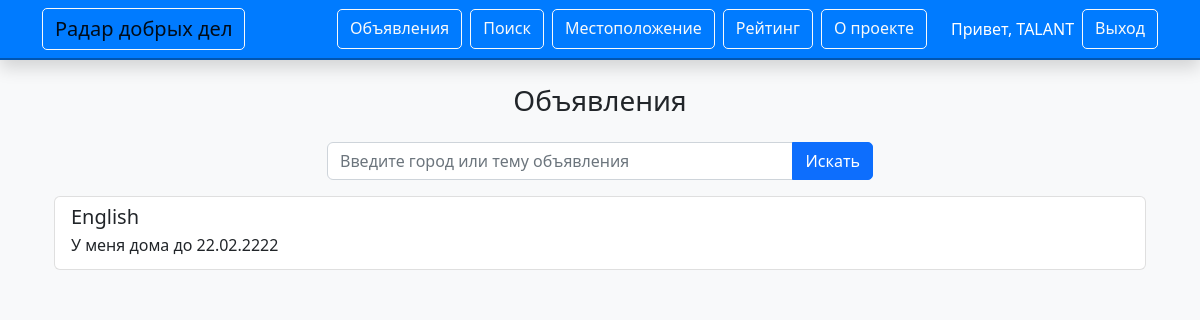
The page /announcements (signed in) on the database as committed earlier.
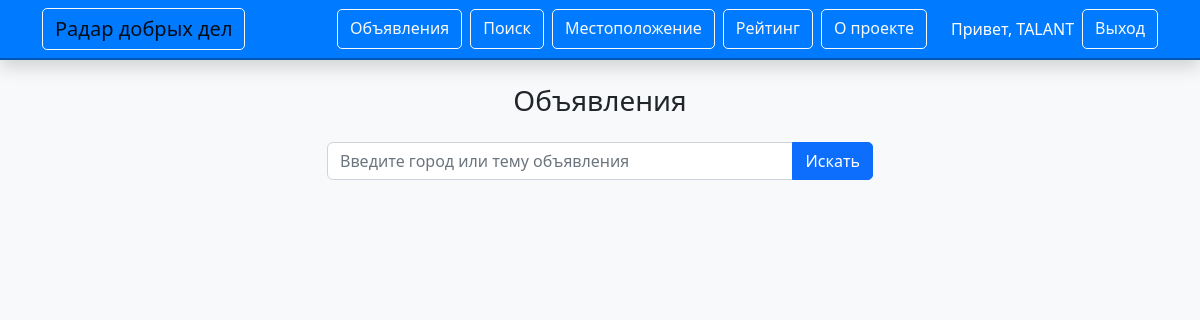
The same page on the database as committed later.
### app.py (models this page shows)
class Marker(db.Model):
    id = db.Column(db.Integer, primary_key=True)
    user_id = db.Column(db.Integer, db.ForeignKey('user.id'), nullable=False)
    help_needed = db.Column(db.String(200), nullable=False)
    offer = db.Column(db.String(200))
    location_text = db.Column(db.String(200), nullable=False)
    deadline = db.Column(db.Date, nullable=False)
    contact = db.Column(db.String(100), nullable=False)
    latitude = db.Column(db.Float, nullable=False)
    longitude = db.Column(db.Float, nullable=False)
    created_at = db.Column(db.DateTime, server_default=db.func.now())
    comments = db.relationship('Comment', backref='marker', lazy=True)

### app.py (the view)
@app.route('/announcements')
@login_required
def announcements():
    q = request.args.get('q', '')
    markers = Marker.query.filter(Marker.deadline >= datetime.today().date()).all()
    if q:
        markers = [m for m in markers if q.lower() in m.location_text.lower() or q.lower() in m.help_needed.lower()]
    return render_template('announcements.html', markers=markers, query=q, user=current_user)

### app.py (called while the page is built)
@login_manager.user_loader
def load_user(user_id):
    return User.query.get(int(user_id))

### templates/announcements.html (shortened to what this page needs)
{% extends "base.html" %}
{% block content %}
<div class="container">
  <h3 class="text-center mb-4">Объявления</h3>
  <form method="GET" action="{{ url_for('announcements') }}" class="mb-3 w-50 mx-auto">
    <div class="input-group">
      <input type="text" name="q" class="form-control" placeholder="Введите город или тему объявления" value="{{ query }}">
      <button type="submit" class="btn btn-primary custom-btn">Искать</button>
    </div>
  </form>
  <div class="list-group">
    {% for marker in markers %}
    <a href="{{ url_for('announcement', marker_id=marker.id) }}" class="list-group-item list-group-item-action">
      <h5 class="mb-1">{{ marker.help_needed }}</h5>
      <p class="mb-1">{{ marker.location_text }} до {{ marker.deadline.strftime('%d.%m.%Y') }}</p>
    </a>
    {% endfor %}
  </div>
</div>
{% endblock %}

Rows that differ between the two databases and show on the page:
no longer on this page (row edited): Marker: help_needed "English", location_text "У меня дома", deadline "22.02.2222"
